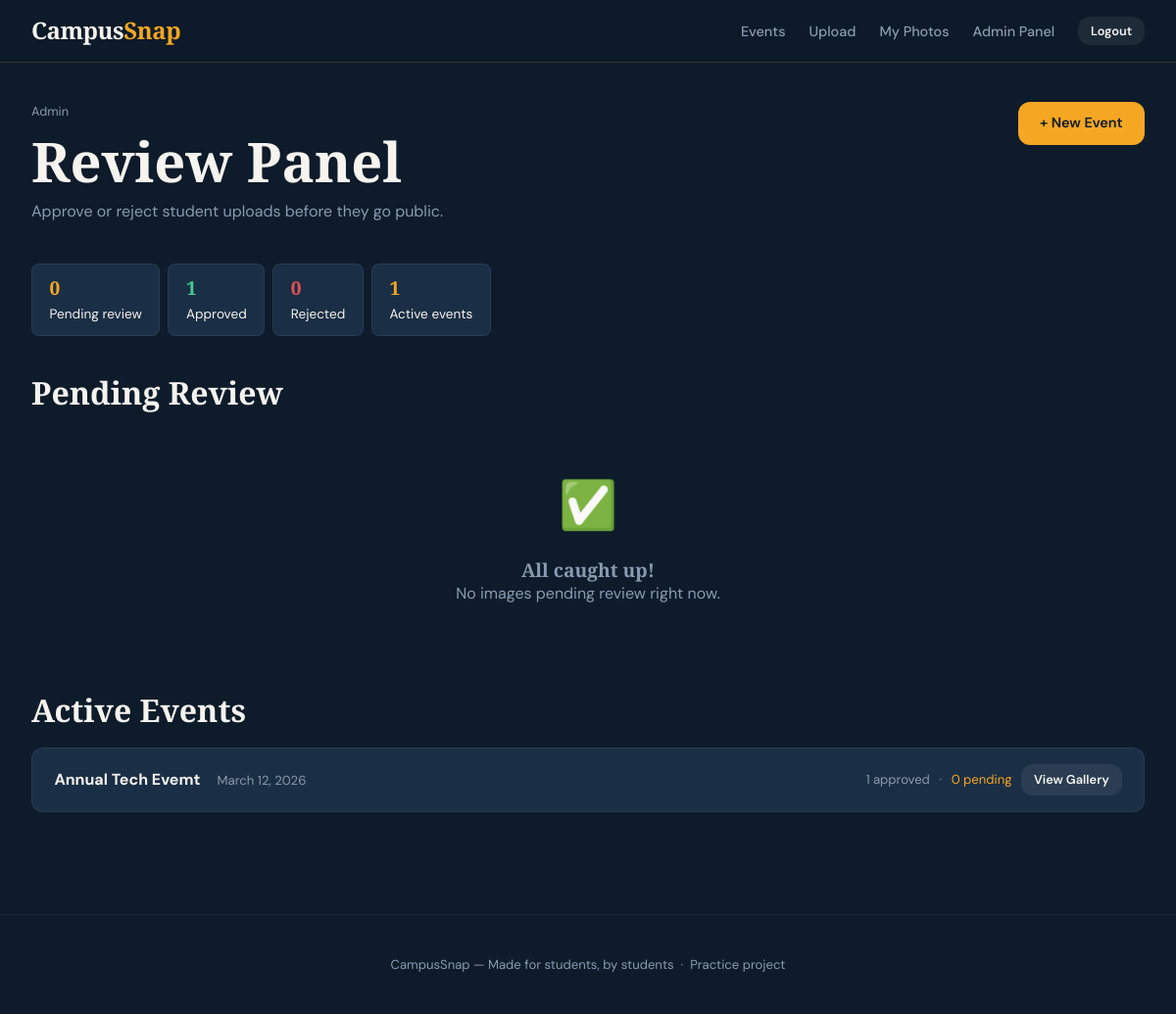
Page /admin-panel/ (signed in) on the committed database.
### events/models.py (models this page shows, shortened)
class Event(models.Model):
    name = models.CharField(max_length=200)
    description = models.TextField(blank=True)
    date = models.DateField()
    created_by = models.ForeignKey(
        User,
        on_delete=models.SET_NULL,   # if user deleted, keep the event
        null=True,
        related_name='events_created'
    )
    created_at = models.DateTimeField(auto_now_add=True)  # set once on creation
    is_active = models.BooleanField(default=True)
    class Meta:
        ordering = ['-date']  # newest events first
    def approved_images(self):
        return self.images.filter(status='approved')
    def pending_images(self):
        return self.images.filter(status='pending')

### events/views.py (the view)
# urls.py: path('admin-panel/', views.admin_dashboard, name='admin_dashboard'),
@login_required
@user_passes_test(is_admin)
def admin_dashboard(request):
    pending_images = EventImage.objects.filter(status='pending').select_related('event', 'uploaded_by')
    approved_images = EventImage.objects.filter(status='approved')
    rejected_images = EventImage.objects.filter(status='rejected')
    events = Event.objects.filter(is_active=True)
    return render(request, 'events/admin_dashboard.html', {
        'pending_images': pending_images,
        'pending_count': pending_images.count(),
        'approved_count': approved_images.count(),
        'rejected_count': rejected_images.count(),
        'events': events,
    })

### events/views.py (called while the page is built)
def is_admin(user):
    return user.is_staff or user.is_superuser

### events/templates/events/admin_dashboard.html (shortened to what this page needs)
{% extends 'events/base.html' %}
{% block content %}
<div class="page">
  <div class="page-header" style="display:flex; justify-content:space-between; align-items:flex-start; flex-wrap:wrap; gap:1rem;">
    <div>
      <div class="breadcrumb">Admin</div>
      <h1>Review Panel</h1>
      <p style="color:var(--gray); margin-top:0.4rem;">
        Approve or reject student uploads before they go public.
      </p>
    </div>
    <a href="{% url 'create_event' %}" class="btn btn-primary">+ New Event</a>
  </div>
  <div class="stats-bar" style="margin-bottom:2.5rem;">
    <div class="stat-chip">
      <strong style="color:var(--pending);">{{ pending_count }}</strong>
      Pending review
    </div>
    <div class="stat-chip">
      <strong style="color:var(--success);">{{ approved_count }}</strong>
      Approved
    </div>
    <div class="stat-chip">
      <strong style="color:var(--danger);">{{ rejected_count }}</strong>
      Rejected
    </div>
    <div class="stat-chip">
      <strong>{{ events.count }}</strong>
      Active events
    </div>
  </div>
  <h2 style="margin-bottom:1.2rem;">
    Pending Review
  </h2>
  {% if pending_images %}
    <div class="admin-grid">
      {% for img in pending_images %}
        <div class="review-card">
          <a href="{{ img.image.url }}" target="_blank">
            <img src="{{ img.image.url }}" alt="Uploaded image">
          </a>
          <div class="review-card-body">
            <div style="font-size:0.75rem; color:var(--amber); font-weight:600;
                        text-transform:uppercase; letter-spacing:0.05em; margin-bottom:0.3rem;">
              {{ img.event.name }}
            </div>
            <div style="font-size:0.85rem; font-weight:600; margin-bottom:0.2rem;">
              {{ img.uploaded_by.get_full_name|default:img.uploaded_by.username }}
            </div>
            {% if img.caption %}
              <p style="font-size:0.82rem; color:var(--gray); margin-bottom:0.3rem;">
                "{{ img.caption }}"
              </p>
            {% endif %}
            <p style="font-size:0.78rem; color:var(--gray);">
              {{ img.uploaded_at|date:"d M Y, H:i" }}
            </p>
            <div class="review-actions">
              <a href="{% url 'review_image' img.id %}" class="btn btn-outline btn-sm">
                Review →
              </a>
            </div>
          </div>
        </div>
      {% endfor %}
    </div>
  {% else %}
    <div class="empty-state" style="padding:2.5rem 1rem;">
      <span class="empty-state-icon">✅</span>
      <h3>All caught up!</h3>
      <p>No images pending review right now.</p>
    </div>
  {% endif %}
  <h2 style="margin-top:3rem; margin-bottom:1.2rem;">Active Events</h2>
  {% if events %}
    <div style="display:flex; flex-direction:column; gap:0.5rem;">
      {% for event in events %}
        <div style="background:var(--navy-mid); border:1px solid rgba(255,255,255,0.07);
                    border-radius:var(--radius); padding:1rem 1.4rem;
                    display:flex; justify-content:space-between; align-items:center; flex-wrap:wrap; gap:0.5rem;">
          <div>
            <strong>{{ event.name }}</strong>
            <span style="color:var(--gray); font-size:0.82rem; margin-left:0.8rem;">{{ event.date }}</span>
          </div>
          <div style="display:flex; gap:0.6rem; align-items:center; font-size:0.82rem; color:var(--gray);">
            <span>{{ event.approved_images.count }} approved</span>
            <span>·</span>
            <span style="color:var(--pending);">{{ event.pending_images.count }} pending</span>
            <a href="{% url 'event_gallery' event.id %}" class="btn btn-ghost btn-sm">View Gallery</a>
          </div>
        </div>
      {% endfor %}
    </div>
  {% endif %}
</div>
{% endblock %}

### events/static/events/css/main.css (style rules this page uses)
*, *::before, *::after { box-sizing: border-box; margin: 0; padding: 0; }
:root { --navy: #0d1b2a; --navy-mid: #1a2e45; --navy-light:#243b55; --amber: #f5a623; --amber-dim: #c8872a; --white: #f7f4ef; --gray: #8a9bb0; --gray-light:#e8edf3; --danger: #e05252; --success: #3ecf8e; --pending: #f5a623; --radius: 12px; --shadow: 0 4px 24px rgba(0,0,0,0.18); --transition:0.2s ease; }
html { scroll-behavior: smooth; }
body { font-family: 'DM Sans', sans-serif; background: var(--navy); color: var(--white); min-height: 100vh; line-height: 1.6; }
h1, h2, h3 { font-family: 'Playfair Display', serif; line-height: 1.15; font-weight: 700; }
h1 { font-size: clamp(2rem, 5vw, 3.5rem); }
h2 { font-size: clamp(1.4rem, 3vw, 2rem); }
h3 { font-size: 1.2rem; }
a { color: var(--amber); text-decoration: none; transition: opacity var(--transition); }
.btn { display: inline-flex; align-items: center; gap: 0.4rem; padding: 0.65rem 1.4rem; border-radius: var(--radius); font-family: 'DM Sans', sans-serif; font-size: 0.9rem; font-weight: 600; cursor: pointer; border: none; transition: all var(--transition); text-decoration: none; }
.btn-primary { background: var(--amber); color: var(--navy); }
.btn-ghost { background: rgba(255,255,255,0.07); color: var(--white); }
.btn-sm { padding: 0.35rem 0.8rem; font-size: 0.8rem; }
.page { padding: 2.5rem 2rem; max-width: 1200px; margin: 0 auto; }
.page-header { margin-bottom: 2.5rem; }
.page-header .breadcrumb { font-size: 0.8rem; color: var(--gray); margin-bottom: 0.5rem; }
.stats-bar { display: flex; gap: 0.5rem; flex-wrap: wrap; margin-bottom: 2rem; }
.stat-chip { background: var(--navy-mid); border: 1px solid rgba(255,255,255,0.07); border-radius: 8px; padding: 0.6rem 1.1rem; font-size: 0.85rem; }
.stat-chip strong { font-size: 1.2rem; color: var(--amber); display: block; font-family: 'Playfair Display', serif; }
.empty-state { text-align: center; padding: 4rem 2rem; color: var(--gray); }
.empty-state-icon { font-size: 3rem; margin-bottom: 1rem; display: block; }

### rows in the picture
Event: name "Annual Tech Evemt", date "March 12, 2026", approved_images.count "1", pending_images.count "0"

### other values in the picture
{{ pending_count }} "0"
{{ approved_count }} "1"
{{ rejected_count }} "0"
{{ events.count }} "1"
